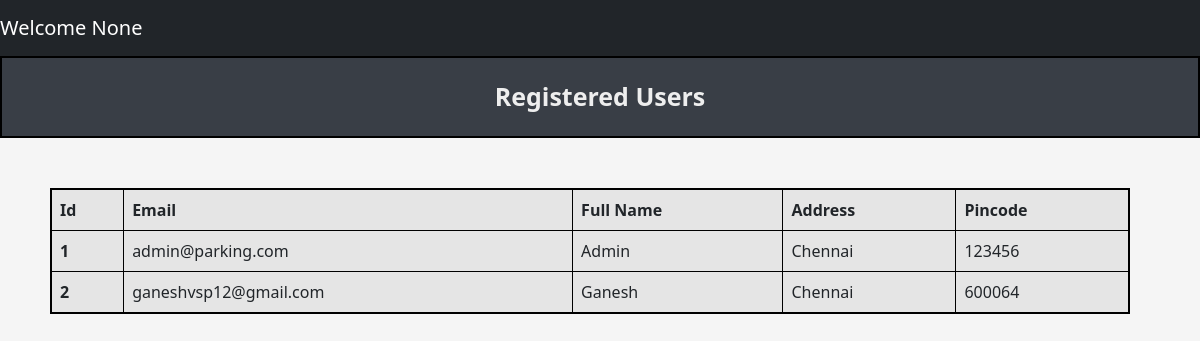
Screenshot of /admin/users with the database file from the repository.
### tables this page shows
CREATE TABLE Users (
            user_id INTEGER PRIMARY KEY AUTOINCREMENT,
            email Text NOT NULL UNIQUE,
            password Text NOT NULL,
            name Text NOT NULL,
            address Text NOT NULL,
            pincode Text NOT NULL,
            role Text DEFAULT 'user'
        );

### controllers/admin_controller.py (the view)
@admin.route('/admin/users', methods = ['GET','POST'])
def viewUsers():
    users_data = getUsersData()
    return render_template("admin/userslist.html",users_data = users_data)

### models/parking_lot.py (called while the page is built)
def getUsersData():
    connection = sqlite3.connect(DATABASE_PARKING)
    cur = connection.cursor()
    cur.execute('''
                    SELECT * FROM USERS
                ''')
    users_data = cur.fetchall()
    connection.commit()
    connection.close()
    return users_data

### templates/admin/userslist.html (shortened to what this page needs)
{% extends "navbar.html" %}
{% block content %}
    <div class="title"> Registered Users </div>
        <table class="table table-striped table-active table-responsive table-css table-bordered ">
            <thead>
                <tr>
                <th scope="col">Id</th>
                <th scope="col">Email</th>
                <th scope="col">Full Name</th>
                <th scope="col">Address</th>
                <th scope="col">Pincode</th>
                </tr>
            </thead>
            <tbody>
                {% for user in users_data %}
                    <tr>
                        <th scope="row">{{ user[0] }}</th>
                        <td>{{ user[1] }}</td>
                        <td>{{ user[3] }}</td>
                        <td>{{ user[4] }}</td>
                        <td>{{ user[5] }}</td>
                    </tr>
                {% endfor %}
            </tbody>
        </table>
{% endblock %}

### static/css/style.css (style rules this page uses)
body { background-color: #f5f5f5; justify-content: center; }
.title { background-color: #393E46; border: 2px solid black; text-align: center; padding: 20px; font-weight: bold; font-size: 25px; margin-bottom: 20px; color: #EEEEEE; }
.table-css { margin: 50px; justify-content: center; width: 90vw; border: 2px solid black; }

### rows the page displays
Users: user_id "1", email "admin@parking.com", name "Admin", address "Chennai", pincode "123456"
Users: user_id "2", email "ganeshvsp12@gmail.com", name "Ganesh", address "Chennai", pincode "600064"

### other values shown
{{ session.get('name') }} "None"
